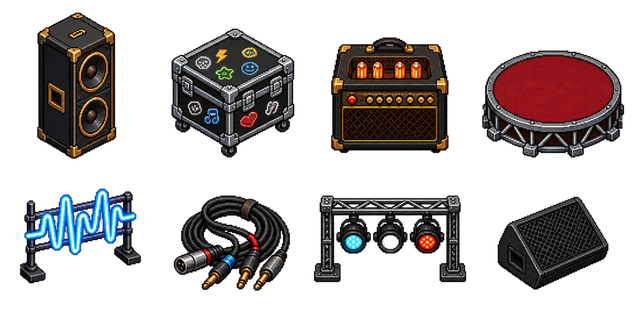
#> input picture groove-bound/assets/generated/environment-atlas.png, 640 x 320 px, shrunk from 1024 x 512 before the run
$ python extract-world-tour-sprites.py
#> lines starting #> are read from the running program, lines starting #| are printed output that depends on the picture
#!/usr/bin/env python3
"""Extract isolated, tightly bounded website sprites from game atlases.

The runtime atlases remain untouched. Prologue and World Tour website derivatives are cropped to their
authored grid cell and then trimmed to the exact non-transparent alpha bounds.
Disconnected fragments entering through a shared cell edge are removed before
the trim. Opaque floor tiles keep their full cell because every edge is artwork.
"""

from __future__ import annotations

import hashlib
import json
from dataclasses import dataclass
from pathlib import Path

from PIL import Image


ROOT = Path(__file__).resolve().parents[2]
SOURCE_ROOT = ROOT / "groove-bound/assets/generated/campaign"
OUTPUT_ROOT = ROOT / "landing-page/assets/world-tour/sprites"


def numbered(prefix: str, count: int) -> tuple[str, ...]:
    return tuple(f"{prefix}-{index:02d}" for index in range(1, count + 1))


@dataclass(frozen=True)
class AtlasSpec:
    source: str
    output: str
    columns: int
    rows: int
    names: tuple[str, ...]


SPECS = (
    AtlasSpec("../environment-atlas.png", "environments/backbeat/base", 4, 2,
              numbered("base", 8)),
    AtlasSpec("backbeat-environment-expansion-atlas.png", "environments/backbeat/expansion", 4, 2,
              numbered("expansion", 8)),
    AtlasSpec("stage2-environment-atlas.png", "environments/orbit/base", 4, 2,
              numbered("base", 8)),
    AtlasSpec("orbit-environment-expansion-atlas.png", "environments/orbit/expansion", 4, 2,
              numbered("expansion", 8)),
    AtlasSpec("backbeat-floor-atlas.png", "floors/backbeat", 2, 2,
              numbered("surface", 4)),
    AtlasSpec("orbit-floor-atlas.png", "floors/orbit", 2, 2,
              numbered("surface", 4)),
    AtlasSpec("funk-enemies-atlas.png", "enemies/funk", 4, 2, (
        "pocket-gremlin", "slapback-hound", "groove-guard", "talkbox-oracle",
        "boogie-tank", "funkadelic-wasp", "mothership-of-funk", "pocket-phantom",
    )),
    AtlasSpec("soul-enemies-atlas.png", "enemies/soul", 4, 2, (
        "choir-automaton", "string-sentinel", "organ-walker", "harmony-linker",
        "gospel-moth", "velvet-knight", "organ-colossus", "velvet-titan",
    )),
    AtlasSpec("disco-enemies-atlas.png", "enemies/disco", 4, 2, (
        "prism-roller", "mirror-drone", "laser-fan", "reflection-twin",
        "platform-pouncer", "glitter-guard", "laser-conductor", "prism-monarch",
    )),
    AtlasSpec("jazz-enemies-atlas.png", "enemies/jazz", 4, 2, (
        "syncopated-imp", "blue-note-bat", "walking-bass-bot", "scat-cannon",
        "bebop-behemoth", "brushfire-skitter", "brass-regent", "midnight-maestro",
    )),
    AtlasSpec("funk-environment-atlas.png", "environments/funk", 4, 2, (
        "boombox-barricade", "record-kiosk", "amp-wall", "turntable-console",
        "disco-palm", "talkbox-streetlight", "vinyl-stack", "hologram-dancer",
    )),
    AtlasSpec("soul-environment-atlas.png", "environments/soul", 4, 2, numbered("prop", 8)),
    AtlasSpec("disco-environment-atlas.png", "environments/disco", 4, 2, numbered("prop", 8)),
    AtlasSpec("jazz-environment-atlas.png", "environments/jazz", 4, 2, numbered("prop", 8)),
    AtlasSpec("funk-floor-atlas.png", "floors/funk", 2, 2, numbered("surface", 4)),
    AtlasSpec("soul-floor-atlas.png", "floors/soul", 2, 2, numbered("surface", 4)),
    AtlasSpec("disco-floor-atlas.png", "floors/disco", 2, 2, numbered("surface", 4)),
    AtlasSpec("jazz-floor-atlas.png", "floors/jazz", 2, 2, numbered("surface", 4)),
    AtlasSpec("world-mechanics-atlas.png", "mechanics", 5, 2,
              numbered("funk-pocket", 5) + numbered("disco-spotlight", 5)),
    AtlasSpec("world-tour-ui-atlas.png", "ui/world-tour", 5, 2, (
        "campaign", "funk", "soul", "locked-world", "portal",
        "grade-d", "grade-c", "grade-b", "grade-a", "grade-s",
    )),
    AtlasSpec("world-interface-atlas.png", "ui/interface", 5, 2, (
        "global-tour", "funk", "soul", "disco", "perk-database",
        "remix", "encore-gate", "world-route", "encore-coin", "mastery",
    )),
    AtlasSpec("menu-button-icons-atlas.png", "ui/menu", 5, 2, (
        "continue", "new-game", "world-tour", "settings", "quit",
        "equalizer-divider", "reset-campaign", "reset-warning", "reset-confirm", "reserved",
    )),
    AtlasSpec("../evolved-weapon-icons-atlas-2.png", "evolutions", 4, 2, (
        "prismatic-triangle", "velvet-impaler", "carnival-superorbit", "resonance-rupture",
        "stadium-keytar", "cathedral-overdrive", "infinite-mixtape", "aurora-harp",
    )),
    AtlasSpec("meta-perks-atlas.png", "perks", 5, 4, (
        "open-ears", "pocket-drive", "breakstep", "warm-current", "velvet-guard",
        "mirrorball-tips", "spotlight-spin", "four-count", "floor-control", "live-wire",
        "signal-boost", "precision-loop", "hard-reset", "orbital-balance", "encore-spark",
        "deep-reserve", "afterglow", "neon-dividend", "first-drop", "reserved-perk",
    )),
    AtlasSpec("musical-chest-atlas.png", "chests/musical", 4, 2, numbered("frame", 8)),
    AtlasSpec("chest-luck-reveal-atlas.png", "chests/luck", 5, 2,
              numbered("luck", 5) + numbered("reward-backplate", 5)),
    AtlasSpec("completion-ui-atlas.png", "chests/completion", 4, 2, (
        "backbeat-complete", "orbit-complete", "campaign-victory", "funk-mastery",
        "encore-chest", "resonance", "enemy", "boss",
    )),
    AtlasSpec("funk-pocket-pad-atlas.png", "mechanics/funk-pocket", 5, 1, numbered("pad", 5)),
)

GREEN_KEY_SOURCES = {
    "evolved-weapon-icons-atlas-2.png",
    "funk-pocket-pad-atlas.png",
    "menu-button-icons-atlas.png",
    "world-tour-ui-atlas.png",
}


def digest(path: Path) -> str:
    return hashlib.sha256(path.read_bytes()).hexdigest()


def clean_transparency(image: Image.Image, remove_green: bool) -> Image.Image:
    """Clear hidden RGB and remove residual chroma green from website copies."""
    rgba = image.convert("RGBA")
    cleaned = []
    for red, green, blue, alpha in rgba.getdata():
        if alpha == 0:
            cleaned.append((0, 0, 0, 0))
            continue
        if remove_green:
            dominance = green - max(red, blue)
            key = max(0.0, min(1.0, (dominance - 18) / 92)) if green > 110 else 0.0
            if key > 0:
                alpha = round(alpha * (1 - key))
                green = min(green, max(red, blue) + 18)
        cleaned.append((red, green, blue, alpha) if alpha else (0, 0, 0, 0))
    rgba.putdata(cleaned)
    return rgba


def alpha_components(rgba: Image.Image) -> tuple[list[dict[str, object]], int]:
    """Return connected alpha components and discard isolated pixel noise."""
    width, height = rgba.size
    alpha = rgba.getchannel("A")
    pixels = alpha.load()
    seen = bytearray(width * height)
    components: list[dict[str, object]] = []
    discarded_noise = 0

    for y in range(height):
        for x in range(width):
            start = y * width + x
            if seen[start] or pixels[x, y] == 0:
                continue
            seen[start] = 1
            queue = [start]
            component: list[int] = []
            minimum_x = maximum_x = x
            minimum_y = maximum_y = y
            total_x = total_y = 0
            for point in queue:
                point_y, point_x = divmod(point, width)
                component.append(point)
                minimum_x = min(minimum_x, point_x)
                maximum_x = max(maximum_x, point_x)
                minimum_y = min(minimum_y, point_y)
                maximum_y = max(maximum_y, point_y)
                total_x += point_x
                total_y += point_y
                for neighbor_y in range(max(0, point_y - 1), min(height, point_y + 2)):
                    for neighbor_x in range(max(0, point_x - 1), min(width, point_x + 2)):
                        neighbor = neighbor_y * width + neighbor_x
                        if not seen[neighbor] and pixels[neighbor_x, neighbor_y] > 0:
                            seen[neighbor] = 1
                            queue.append(neighbor)
            if len(component) < 4:
                discarded_noise += len(component)
                continue
            components.append({
                "pixels": component,
                "area": len(component),
                "bounds": [minimum_x, minimum_y, maximum_x + 1, maximum_y + 1],
                "center": [total_x / len(component), total_y / len(component)],
            })
    return components, discarded_noise


def component_distance(component: dict[str, object], primary: dict[str, object]) -> tuple[float, float]:
    """Measure a loose component against a primary sprite's global bounds."""
    center_x, center_y = component["center"]
    left, top, right, bottom = primary["bounds"]
    delta_x = max(left - center_x, 0, center_x - right)
    delta_y = max(top - center_y, 0, center_y - bottom)
    primary_x, primary_y = primary["center"]
    return delta_x * delta_x + delta_y * delta_y, (center_x - primary_x) ** 2 + (center_y - primary_y) ** 2


def isolate_atlas_sprites(
    rgba: Image.Image,
    columns: int,
    rows: int,
) -> tuple[list[tuple[Image.Image, dict[str, object]]], int]:
    """Assign global alpha components to their nearest authored sprite.

    This extracts the complete subject even when generated artwork crosses its
    nominal grid line. It also prevents a neighboring subject's connected body
    or detached particles from being copied into the wrong output.
    """
    width, height = rgba.size
    cell_width = width // columns
    cell_height = height // rows
    components, discarded_noise = alpha_components(rgba)
    if len(components) < columns * rows:
        raise RuntimeError(f"Only {len(components)} components for {columns * rows} atlas cells")

    primaries: list[int] = []
    for row in range(rows):
        for column in range(columns):
            candidates = [
                index for index, component in enumerate(components)
                if column * cell_width <= component["center"][0] < (column + 1) * cell_width
                and row * cell_height <= component["center"][1] < (row + 1) * cell_height
            ]
            if not candidates:
                raise RuntimeError(f"No primary alpha component for cell {column + 1},{row + 1}")
            primaries.append(max(candidates, key=lambda index: components[index]["area"]))
    if len(set(primaries)) != len(primaries):
        raise RuntimeError("An alpha component was selected as the primary for multiple cells")

    assignments: list[list[int]] = [[] for _ in primaries]
    for component_index, component in enumerate(components):
        if component_index in primaries:
            destination = primaries.index(component_index)
        else:
            destination = min(
                range(len(primaries)),
                key=lambda index: component_distance(component, components[primaries[index]]),
            )
        assignments[destination].append(component_index)

    source_pixels = rgba.load()
    outputs: list[tuple[Image.Image, dict[str, object]]] = []
    for cell_index, component_indices in enumerate(assignments):
        bounds = [components[index]["bounds"] for index in component_indices]
        left = min(bound[0] for bound in bounds)
        top = min(bound[1] for bound in bounds)
        right = max(bound[2] for bound in bounds)
        bottom = max(bound[3] for bound in bounds)
        output = Image.new("RGBA", (right - left, bottom - top))
        output_pixels = output.load()
        for component_index in component_indices:
            for point in components[component_index]["pixels"]:
                point_y, point_x = divmod(point, width)
                output_pixels[point_x - left, point_y - top] = source_pixels[point_x, point_y]
        row, column = divmod(cell_index, columns)
        cell_bounds = [
            column * cell_width,
            row * cell_height,
            (column + 1) * cell_width,
            (row + 1) * cell_height,
        ]
        extensions = []
        if left < cell_bounds[0]:
            extensions.append("left")
        if top < cell_bounds[1]:
            extensions.append("top")
        if right > cell_bounds[2]:
            extensions.append("right")
        if bottom > cell_bounds[3]:
            extensions.append("bottom")
        outputs.append((output, {
            "source_bounds": [left, top, right, bottom],
            "authored_cell_bounds": cell_bounds,
            "primary_component_id": primaries[cell_index],
            "source_component_ids": component_indices,
            "assigned_components": len(component_indices),
            "extends_beyond_cell": extensions,
        }))
    return outputs, discarded_noise


def tight_crop(
    cell: Image.Image,
    source: Path,
    index: int,
    remove_green: bool = False,
) -> tuple[Image.Image, tuple[int, int, int, int]]:
    rgba = clean_transparency(cell, remove_green)
    bounds = rgba.getchannel("A").getbbox()
    if bounds is None:
        raise RuntimeError(f"Empty alpha cell {index} in {source}")
    cropped = rgba.crop(bounds)
    if cropped.getchannel("A").getbbox() != (0, 0, cropped.width, cropped.height):
        raise RuntimeError(f"Transparent border remained in cell {index} of {source}")
    return cropped, bounds


def extract_atlas(spec: AtlasSpec) -> list[dict[str, object]]:
    source_path = (SOURCE_ROOT / spec.source).resolve()
    source = Image.open(source_path)
    expected = spec.columns * spec.rows
    if len(spec.names) != expected:
        raise RuntimeError(f"{spec.source}: expected {expected} names, got {len(spec.names)}")
    if source.width % spec.columns or source.height % spec.rows:
        raise RuntimeError(f"{spec.source}: dimensions do not divide by {spec.columns}x{spec.rows}")

    cell_width = source.width // spec.columns
    cell_height = source.height // spec.rows
    output_dir = OUTPUT_ROOT / spec.output
    output_dir.mkdir(parents=True, exist_ok=True)
    records: list[dict[str, object]] = []
    source_rgba = clean_transparency(source, Path(spec.source).name in GREEN_KEY_SOURCES)
    opaque_grid = source_rgba.getchannel("A").getextrema() == (255, 255)
    if opaque_grid:
        isolated = []
        discarded_noise = 0
        for zero_index in range(expected):
            row, column = divmod(zero_index, spec.columns)
            cell_bounds = [
                column * cell_width,
                row * cell_height,
                (column + 1) * cell_width,
                (row + 1) * cell_height,
            ]
            isolated.append((source_rgba.crop(cell_bounds), {
                "source_bounds": cell_bounds,
                "authored_cell_bounds": cell_bounds,
                "primary_component_id": None,
                "source_component_ids": None,
                "assigned_components": None,
                "extends_beyond_cell": [],
            }))
    else:
        isolated, discarded_noise = isolate_atlas_sprites(source_rgba, spec.columns, spec.rows)
    if len(isolated) != expected:
        raise RuntimeError(f"{spec.source}: isolated {len(isolated)} sprites, expected {expected}")

    for zero_index, (name, isolated_sprite) in enumerate(zip(spec.names, isolated)):
        cropped, isolation = isolated_sprite
        bounds = cropped.getchannel("A").getbbox()
        if bounds != (0, 0, cropped.width, cropped.height):
            raise RuntimeError(f"Transparent border remained in cell {zero_index + 1} of {source_path}")
        output_path = output_dir / f"{name}.png"
        cropped.save(output_path, optimize=True)
        records.append({
            "source": str(source_path.relative_to(ROOT)),
            "source_sha256": digest(source_path),
            "grid": [spec.columns, spec.rows],
            "cell": zero_index + 1,
            "cell_size": [cell_width, cell_height],
            "isolation": "opaque-grid-cell" if opaque_grid else "global-alpha-components",
            **isolation,
            "discarded_noise_pixels": discarded_noise,
            "alpha_bounds": [0, 0, cropped.width, cropped.height],
            "output": str(output_path.relative_to(ROOT)),
            "output_size": [cropped.width, cropped.height],
            "output_sha256": digest(output_path),
        })
    return records


def extract_single(source_name: str, output_name: str) -> dict[str, object]:
    source_path = SOURCE_ROOT / source_name
    source = Image.open(source_path)
    cropped, bounds = tight_crop(source, source_path, 1)
    output_path = OUTPUT_ROOT / output_name
    output_path.parent.mkdir(parents=True, exist_ok=True)
    cropped.save(output_path, optimize=True)
    return {
        "source": str(source_path.relative_to(ROOT)),
        "source_sha256": digest(source_path),
        "grid": [1, 1],
        "cell": 1,
        "cell_size": [source.width, source.height],
        "isolation": "single-image-alpha-trim",
        "source_bounds": list(bounds),
        "authored_cell_bounds": [0, 0, source.width, source.height],
        "primary_component_id": None,
        "source_component_ids": None,
        "assigned_components": None,
        "extends_beyond_cell": [],
        "discarded_noise_pixels": 0,
        "alpha_bounds": [0, 0, cropped.width, cropped.height],
        "output": str(output_path.relative_to(ROOT)),
        "output_size": [cropped.width, cropped.height],
        "output_sha256": digest(output_path),
    }


def main() -> None:
    records: list[dict[str, object]] = []
    for spec in SPECS:
        records.extend(extract_atlas(spec))
#> in extract_atlas, source is the input picture: PIL image 640x320 RGBA; mean R, G, B, A 23.2, 18.3, 18.3, 88.5
#> after the loop in clean_transparency, `for red, green, blue, alpha in rgba.getdata():`: cleaned = 204800 items
#> in extract_atlas, `opaque_grid = source_rgba.getchannel("A").getextrema() == (255, 255)`: opaque_grid = False
#> in alpha_components, `alpha = rgba.getchannel("A")`:
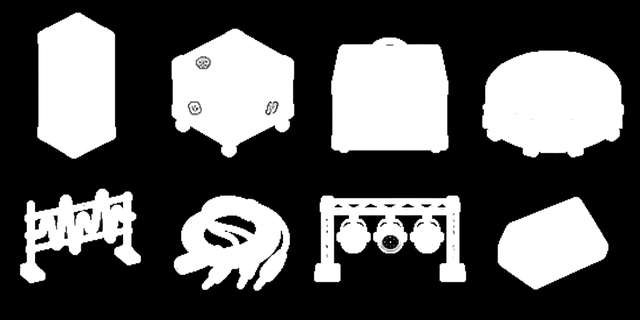
#> alpha: PIL image 640x320 L; min 0, max 255, mean 88.5
#> in isolate_atlas_sprites, `components, discarded_noise = alpha_components(rgba)`: components = 14 items; discarded_noise = 4
#> after the loop in isolate_atlas_sprites, `for row in range(rows):`: primaries = [0, 1, 2, 3, 8, 9, 10, 11]
#> in isolate_atlas_sprites, `assignments: list[list[int]] = [[] for _ in primaries]`: assignments = [[], [], [], [], [], [], [], []]
#> the loop in isolate_atlas_sprites, `for component_index, component in enumerate(components):` made 14 passes
#> destination on passes 5, 6, 7, 8, 13, 14: 3, 1, 2, 2, 6, 5
#> destination on passes 1, 2, 3, 4, 9, 10: 0, 1, 2, 3, 4, 5
#> the loop in isolate_atlas_sprites, `for cell_index, component_indices in enumerate(assignments):` made 8 passes
#> (component_indices, left, top, right, bottom, row, column, cell_bounds) on passes 1, 3, 5, 8: ([0], 34, 10, 119, 161, 0, 0, [0, 0, 160, 160]), ([2, 6, 7], 328, 35, 451, 156, 0, 2, [320, 0, 480, 160]), ([8], 17, 186, 144, 286, 1, 0, [0, 160, 160, 320]), ([11], 495, 194, 611, 292, 1, 3, [480, 160, 640, 320])
#> (component_indices, bounds, left, top, right, bottom, row, column) on passes 2, 4, 6, 7: ([1, 5], [[169, 26, 297, 160], [292, 122, 293, 127]], 169, 26, 297, 160, 0, 1), ([3, 4], [[480, 48, 627, 160], [479, 116, 481, 127]], 479, 48, 627, 160, 0, 3), ([9, 13], [[171, 193, 292, 293], [292, 240, 293, 244]], 171, 193, 293, 293, 1, 1), ([10, 12], [[311, 193, 469, 285], [336, 195, 444, 196]], 311, 193, 469, 285, 1, 2)
#> after the loop in isolate_atlas_sprites, `for cell_index, component_indices in enumerate(assignments):`: outputs = 8 items
#> in extract_atlas, `isolated, discarded_noise = isolate_atlas_sprites(source_rgba, spec.co..`: discarded_noise = 4
#> the loop in extract_atlas, `for zero_index, (name, isolated_sprite) in enumerate(zip(spec.names, i..` made 8 passes
#> (name, bounds) on passes 1 to 8: ('base-01', (0, 0, 85, 151)), ('base-02', (0, 0, 128, 134)), ('base-03', (0, 0, 123, 121)), ('base-04', (0, 0, 148, 112)), ('base-05', (0, 0, 127, 100)), ('base-06', (0, 0, 122, 100)), ('base-07', (0, 0, 158, 92)), ('base-08', (0, 0, 116, 98))
#> pass 1, in extract_atlas, `cropped, isolation = isolated_sprite`:
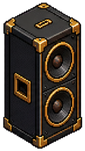
#> cropped: PIL image 85x151 RGBA; mean R, G, B, A 41.8, 33.3, 24.6, 193.5; transparent parts drawn white
#> pass 2, in extract_atlas, `cropped, isolation = isolated_sprite`:
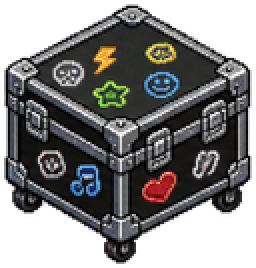
#> cropped: PIL image 128x134 RGBA (shown 2 times larger); mean R, G, B, A 43.2, 42.8, 42.3, 162.4; transparent parts drawn white
#> pass 3, in extract_atlas, `cropped, isolation = isolated_sprite`:
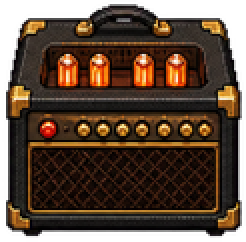
#> cropped: PIL image 123x121 RGBA (shown 2 times larger); mean R, G, B, A 51.5, 33.2, 19.3, 209.3; transparent parts drawn white
#> after the loop in extract_atlas, `for zero_index, (name, isolated_sprite) in enumerate(zip(spec.names, i..`:
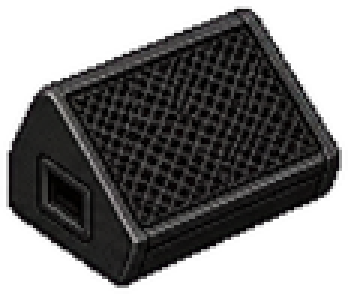
#> cropped: PIL image 116x98 RGBA (shown 3 times larger); mean R, G, B, A 20.7, 20, 19.8, 149.1; transparent parts drawn white
#> after the loop in extract_atlas, `for zero_index, (name, isolated_sprite) in enumerate(zip(spec.names, i..`: records = 8 items
    records.append(extract_single("stage-clear-chest.png", "chests/encore-gate.png"))
    manifest = {
        "policy": (
            "Assign atlas-wide connected alpha components to their nearest authored "
            "sprite, recover complete subjects across nominal cell lines, discard isolated "
            "pixel noise, and trim to visible alpha bounds without resizing. Opaque floor "
            "textures retain their exact authored cells. Prologue and World Tour sources "
            "share this extraction contract."
        ),
        "source_root": str(SOURCE_ROOT.relative_to(ROOT)),
        "output_root": str(OUTPUT_ROOT.relative_to(ROOT)),
        "count": len(records),
        "records": records,
    }
    manifest_path = OUTPUT_ROOT / "manifest.json"
    manifest_path.write_text(json.dumps(manifest, indent=2) + "\n", encoding="utf-8")
    component_outputs = sum(record["isolation"] == "global-alpha-components" for record in records)
    extended_outputs = sum(bool(record["extends_beyond_cell"]) for record in records)
    print(f"Extracted {len(records)} isolated game sprites.")
    print(f"Segmented {component_outputs} sprites globally; recovered {extended_outputs} across cell edges.")
    print(f"Manifest: {manifest_path}")


if __name__ == "__main__":
#> (the run stopped early here; a loop or call above may not have finished)
